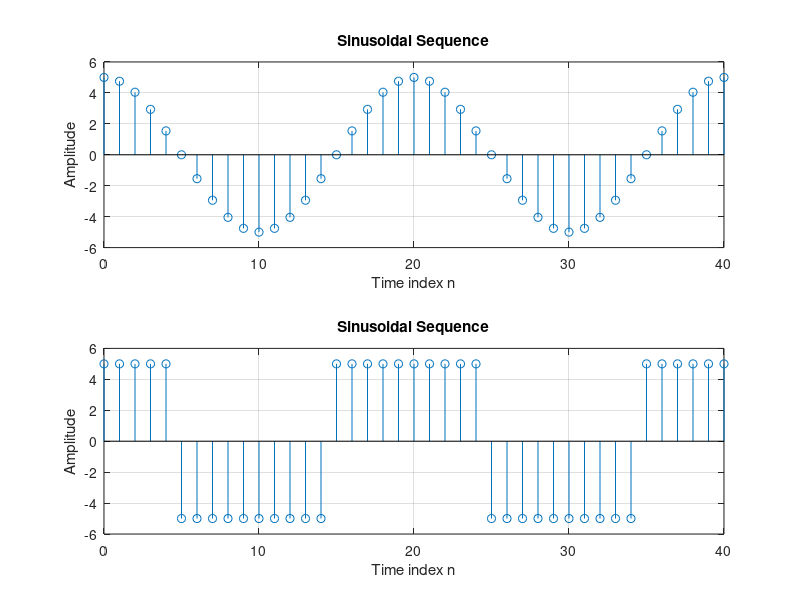

Here is the MATLAB script that generated this plot:
%program test 1

n = 0 : 40;
N = 20;
phase = pi/2;
arg = 2*pi*n/N + phase;
A = 5;
%Sinusoidal Sequence
x = A*sin(arg);
clf;
subplot(2,1,1);
stem (n,x);
grid;
xlabel('Time index n');ylabel('Amplitude');
title('Sinusoidal Sequence');
%Square Sequence
x = A*square(arg);
subplot(2,1,2);
stem (n,x);
axis([0 40 -6 6]);
grid;
xlabel('Time index n');ylabel('Amplitude');
title('Sinusoidal Sequence');
axis([0 40 -6 6]);
